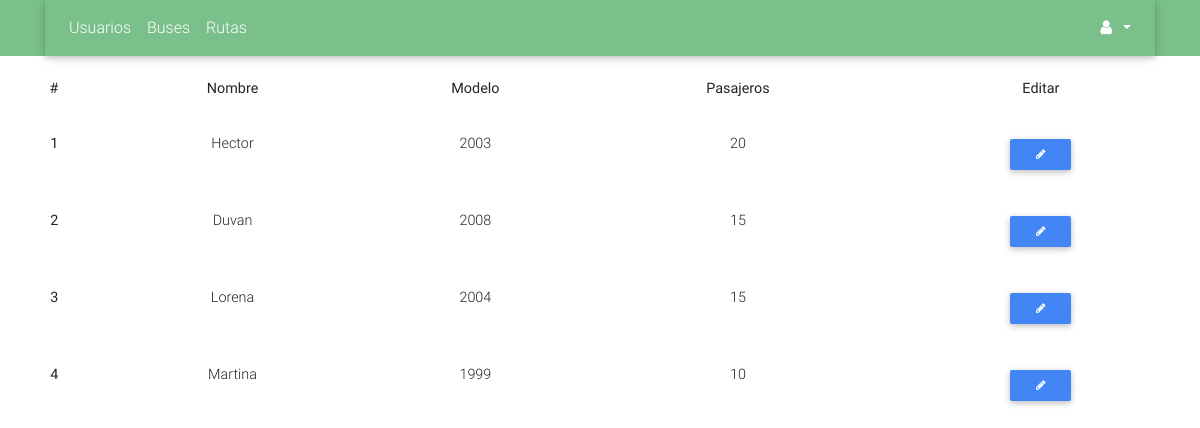
The app's page /view/admin/buses.php with its own data.
### tables this page shows
CREATE TABLE `bus` (
  `id_bus` int(11) NOT NULL AUTO_INCREMENT,
  `nombre_conductor` varchar(120) NOT NULL,
  `modelo_bus` varchar(45) NOT NULL,
  `cantidad_pasajeros` int(11) NOT NULL,
  PRIMARY KEY (`id_bus`)
);

### view/admin/buses.php (the view, shortened to what this page needs)
<!DOCTYPE html>
<html lang="en">
<head>
    <link rel="stylesheet" href="https://maxcdn.bootstrapcdn.com/font-awesome/4.7.0/css/font-awesome.min.css">
    <link href="/css/bootstrap.min.css" rel="stylesheet">
    <link href="/css/mdb.min.css" rel="stylesheet">
    <link href="/css/style.css" rel="stylesheet">
</head>
<body>
        <div class="rgba-gradient">
            <div class="container">
                    <nav class="mb-1 navbar navbar-expand-lg navbar-dark default-color">
                            <div class="collapse navbar-collapse" id="navbarSupportedContent-3">
                                <ul class="navbar-nav mr-auto">
                                    <li class="nav-item ">
                                        <a class="nav-link waves-effect waves-light" href="users.php">Usuarios
                                        </a>
                                    </li>
                                    <li class="nav-item">
                                        <a class="nav-link waves-effect waves-light" href="buses.php">Buses</a>
                                    </li>
                                    <li class="nav-item">
                                        <a class="nav-link waves-effect waves-light" href="routes.php">Rutas</a>
                                    </li>
                                </ul>
                                <ul class="navbar-nav ml-auto nav-flex-icons">
                                    <li class="nav-item dropdown">
                                        <a class="nav-link dropdown-toggle waves-effect waves-light" id="navbarDropdownMenuLink" data-toggle="dropdown" aria-haspopup="true" aria-expanded="true">
                                            <i class="fa fa-user"></i>
                                        </a>
                                    </li>
                                </ul>
                            </div>
                        </nav>
            </div>
        </div>
        <table class="table table-borderless text-center">
        <thead>
            <tr>
                <th>#</th>
                <th>Nombre</th>
                <th>Modelo</th>
                <th>Pasajeros</th>
                <th>Editar</th>
            </tr>
        </thead>
        <tbody>
            <?php
            include("../../connection/Connection.php");
            $consulta = mysqli_query($connect, "SELECT * FROM bus");
            while($vector = mysqli_fetch_array($consulta)){
                echo "<tr>";
                echo "<th scope='row'>" . $vector['id_bus'] . "</th>";
                echo "<td>" . $vector['nombre_conductor'] . "</td>";
                echo "<td>" . $vector['modelo_bus'] . "</td>";
                echo "<td>" . $vector['cantidad_pasajeros'] . "</td>";
                echo "<td> <button class='btn btn-primary btn-sm' data-toggle='modal' data-target='#modal1' ><i class='fa fa-pencil'></i> </button> </td>";
                echo "</tr>";
            }
            ?>
        </tbody>
        </table>
</body>

### css/style.css (style rules this page uses)
html, body, header, .view { height: 100%; }
.navbar:not(.top-nav-collapse) { background: transparent !important; }
.rgba-gradient { background: -webkit-linear-gradient(45deg, rgba(0, 0, 0, 1.7), rgba(122, 192, 139, 7.4) 0%); background: linear-gradient(to 45deg, rgba(0, 0, 0, 0.7), rgba(72, 15, 144, 0.4) 100%); }

### records on screen
bus: id_bus "1", nombre_conductor "Hector", modelo_bus "2003", cantidad_pasajeros "20"
bus: id_bus "2", nombre_conductor "Duvan", modelo_bus "2008", cantidad_pasajeros "15"
bus: id_bus "3", nombre_conductor "Lorena", modelo_bus "2004", cantidad_pasajeros "15"
bus: id_bus "4", nombre_conductor "Martina", modelo_bus "1999", cantidad_pasajeros "10"
